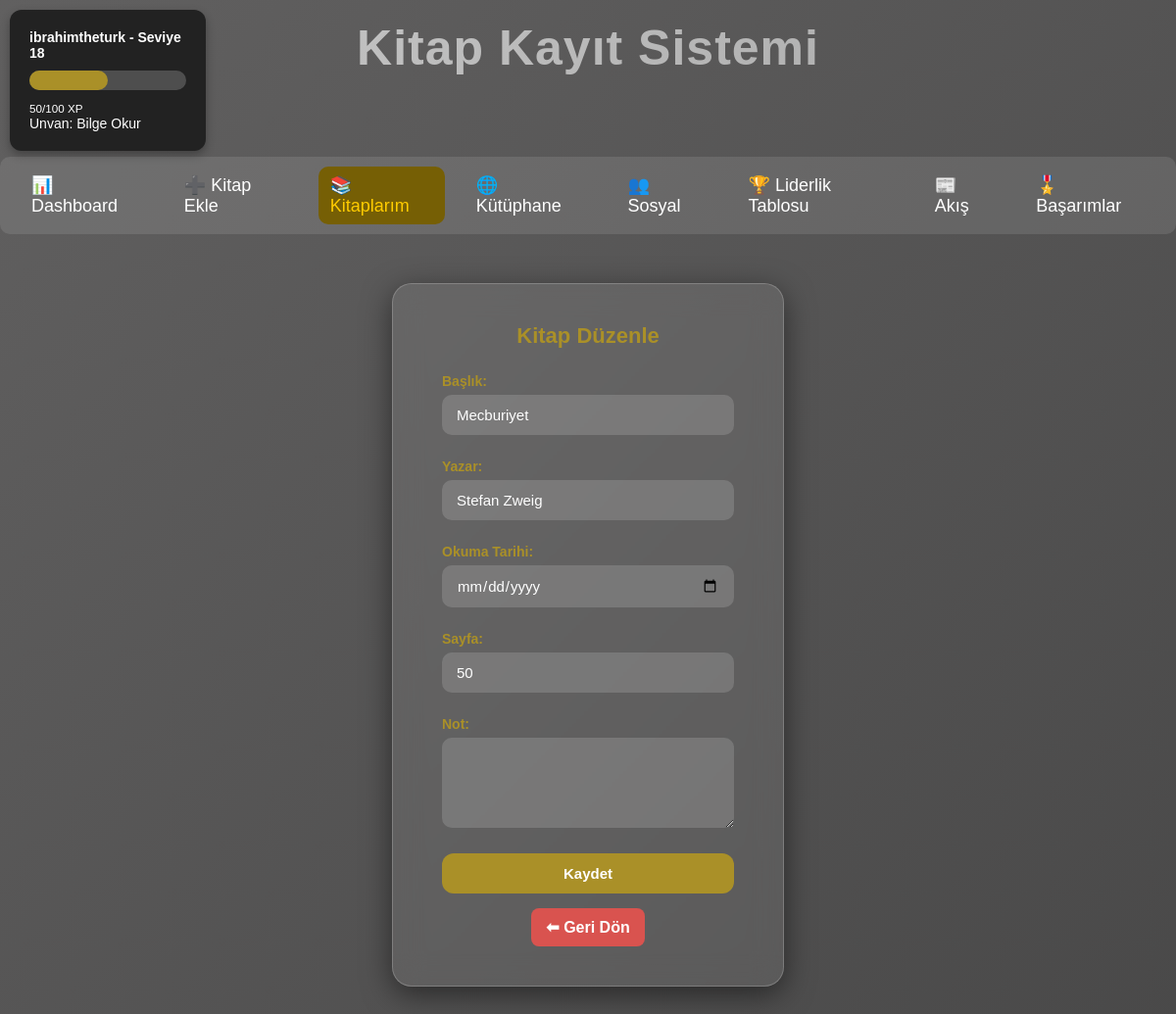
Screenshot of /edit/1 (signed in) with the database file from the repository.
### tables this page shows
CREATE TABLE users (
            id INTEGER PRIMARY KEY AUTOINCREMENT,
            username TEXT UNIQUE NOT NULL,
            password TEXT NOT NULL,
            email TEXT,
            xp INTEGER DEFAULT 0,
            level INTEGER DEFAULT 1,
            created_at TEXT DEFAULT CURRENT_TIMESTAMP
        );

CREATE TABLE books (
            id INTEGER PRIMARY KEY AUTOINCREMENT,
            user_id INTEGER NOT NULL,
            title TEXT NOT NULL,
            author TEXT NOT NULL,
            read_date TEXT,
            page INTEGER,
            created_at TEXT DEFAULT CURRENT_TIMESTAMP,
            FOREIGN KEY(user_id) REFERENCES users(id) ON DELETE CASCADE
        );

### app.py (the view, shortened to what this page needs)
@app.route("/edit/<int:id>", methods=["GET", "POST"])
def edit_book(id):
    if "user_id" not in session:
        flash("⚠️ Lütfen giriş yapın!", "error")
        return redirect(url_for("index"))
    user_id = session["user_id"]
    conn = get_connection()
    cursor = conn.cursor()
    cursor.execute(
        "SELECT id, title, author, read_date, page FROM books WHERE id=? AND user_id=?",
        (id, user_id)
    )
    book = cursor.fetchone()
    if not book:
        conn.close()
        flash("❌ Bu kitabı düzenleme izniniz yok veya kitap bulunamadı.", "error")
        return redirect(url_for("my_books"))
    cursor.execute("SELECT note FROM notes WHERE book_id=? AND user_id=?", (id, user_id))
    note_row = cursor.fetchone()
    note_text = note_row[0] if note_row else ""
    user_box = get_user_box_data(user_id)
    conn.close()
    return render_template("edit_book.html", book=book, note_text=note_text, user_box=user_box)

### app.py (called while the page is built)
def get_user_box_data(user_id):
    conn = get_connection()
    cursor = conn.cursor()
    cursor.execute("SELECT username, xp, level FROM users WHERE id=?", (user_id,))
    row = cursor.fetchone()
    conn.close()
    if not row:
        return {"username": "Bilinmiyor", "xp": 0, "level": 1, "progress": 0, "user_id": user_id}
    username, xp, level = row
    progress = (xp % 100) / 100 * 100
    return {"username": username, "xp": xp, "level": level, "progress": progress, "user_id": user_id}

### database.py (called while the page is built)
def get_connection():
    return sqlite3.connect(DB_NAME)

### templates/edit_book.html (shortened to what this page needs)
<!DOCTYPE html>
<html lang="tr">
<head>
    <link rel="stylesheet" href="{{ url_for('static', filename='style.css') }}">
</head>
<body>
    <header>
            <h1 class="page-title">Kitap Kayıt Sistemi</h1>
    </header>
    <div class="user-box">
        <div class="level-box">
            <p><strong>{{ user_box.username }} - Seviye {{ user_box.level }}</strong></p>
            <div class="progress-bar">
                <div class="progress" id="progressBar"></div>
            </div>
            <small>{{ user_box.xp % 100 }}/100 XP</small>
            {% set titles = ['Acemi Okur', 'Kitap Kurdu', 'Usta Okur', 'Bilge Okur', 'Efsane Okur'] %}
            {% set title_index = ((user_box.level - 1) // 5) %}
            <p>Unvan: {{ titles[title_index if title_index < titles|length else -1] }}</p>
        </div>
    </div>
    <div class="tabs">
        <a href="/dashboard" class="tab-link">📊 Dashboard</a>
        <a href="/add_book" class="tab-link">➕ Kitap Ekle</a>
        <a href="/my_books" class="tab-link active">📚 Kitaplarım</a>
        <a href="/library" class="tab-link">🌐 Kütüphane</a>
        <a href="/social" class="tab-link">👥 Sosyal</a>
        <a href="/leaderboard" class="tab-link">🏆 Liderlik Tablosu</a>
        <a href="/feed" class="tab-link">📰 Akış</a>
        <a href="/achievements" class="tab-link">🎖️ Başarımlar</a>
    </div>
    <div class="form-wrapper">
        <h2>Kitap Düzenle</h2>
        <form method="POST">
    <label>Başlık:</label>
    <input type="text" name="title" value="{{ book[1] }}" required>
    <label>Yazar:</label>
    <input type="text" name="author" value="{{ book[2] }}" required>
    <label>Okuma Tarihi:</label>
    <input type="date" name="read_date" value="{{ book[3] }}">
    <label>Sayfa:</label>
    <input type="number" name="page" value="{{ book[4] }}">
    <label>Not:</label>
    <textarea name="note" rows="4">{{ book[5] if book|length > 5 else '' }}</textarea>
    <button type="submit">Kaydet</button>
</form>
        <a href="{{ url_for('my_books') }}" class="back-btn">⬅ Geri Dön</a>
    </div>
</body>
</html>

### static/style.css (style rules this page uses)
* { margin: 0; padding: 0; box-sizing: border-box; font-family: "Poppins", sans-serif; }
body { height: 100%; display: block; background: linear-gradient(-45deg,#191919, #313131, #616060); background-size: 400% 400%; animation: gradientBG 10s ease infinite; padding-top: 160px; }
.page-title { position: absolute; top: 20px; width: 100%; text-align: center; font-size: 50px; font-weight: 800; letter-spacing: 1px; background: linear-gradient(-45deg,#434343, #848484, #cbcbcb); background-size: 400% 400%; -webkit-background-clip: text; -webkit-text-fill-color: transparent; animation: gradientBG 12s ease infinite, titleFade 1.5s ease-in-out; }
.tabs { display: flex !important; justify-content: center !important; align-items: center; gap: 20px !important; margin: 0px auto !important; background: rgba(255, 255, 255, 0.1); padding: 10px 20px !important; border-radius: 10px !important; }
.tab-link { color: #fff; text-decoration: none; font-size: 18px; padding: 8px 12px; border-radius: 10px; transition: background 0.3s; }
.tab-link.active, .tab-link:hover { background-color: #765f05; color: #2B2A2A; }
.tab-link.active { color: #ffcc00; }
.user-box { position: fixed; top: 10px; left: 10px; background: #222; color: #fff; padding: 20px; border-radius: 12px; width: 200px; box-shadow: 0 4px 10px rgba(0,0,0,0.3); z-index: 999; font-size: 14px; }
.progress-bar { width: 100%; background: rgba(255,255,255,0.2); border-radius: 10px; margin: 10px 0; height: 20px; }
.progress { height: 100%; background: #aa9028; border-radius: 10px; }

### templates/edit_book.html (style rules this page uses)
header h1 { margin: 0; color: #aa9028; font-size: 28px; }
.form-wrapper { color:#aa9028; background: rgba(255, 255, 255, 0.08); backdrop-filter: blur(15px); border-radius: 20px; padding: 40px 50px; width: 400px; margin: 50px auto 0; box-shadow: 0 8px 30px rgba(0,0,0,0.5); border: 1px solid rgba(255, 255, 255, 0.2); text-align: center; margin-bottom: 100px; }
.form-wrapper h2 { margin-bottom: 25px; font-size: 22px; color: #aa9028; }
.form-wrapper label { display: block; margin: 12px 0 6px; text-align: left; font-weight: bold; font-size: 14px; }
.form-wrapper input { width: 100%; padding: 12px 15px; border-radius: 10px; border: none; outline: none; margin-bottom: 12px; font-size: 15px; background: rgba(255,255,255,0.15); color: #fff; transition: 0.3s; }
.form-wrapper button { background:#aa9028; color: white; padding: 12px 20px; border: none; border-radius: 12px; cursor: pointer; font-size: 15px; font-weight: bold; margin-top: 10px; width: 100%; transition: 0.3s; }
.form-wrapper textarea { width: 100%; padding: 12px 15px; border-radius: 10px; border: none; outline: none; margin-bottom: 12px; font-size: 15px; background: rgba(255,255,255,0.15); color: #fff; transition: 0.3s; resize: vertical; }
.form-wrapper .back-btn { display: inline-block; margin-top: 15px; padding: 10px 15px; background: #d9534f; color: #fff; border-radius: 8px; text-decoration: none; font-weight: bold; transition: 0.3s; }

### rows the page displays
users: username "ibrahimtheturk", level "18", user_box.xp%100 "50"
books: title "Mecburiyet", author "Stefan Zweig", page "50"

### other values shown
{{ titles[title_index if title_index < titles|length else -1] }} "Bilge Okur"
